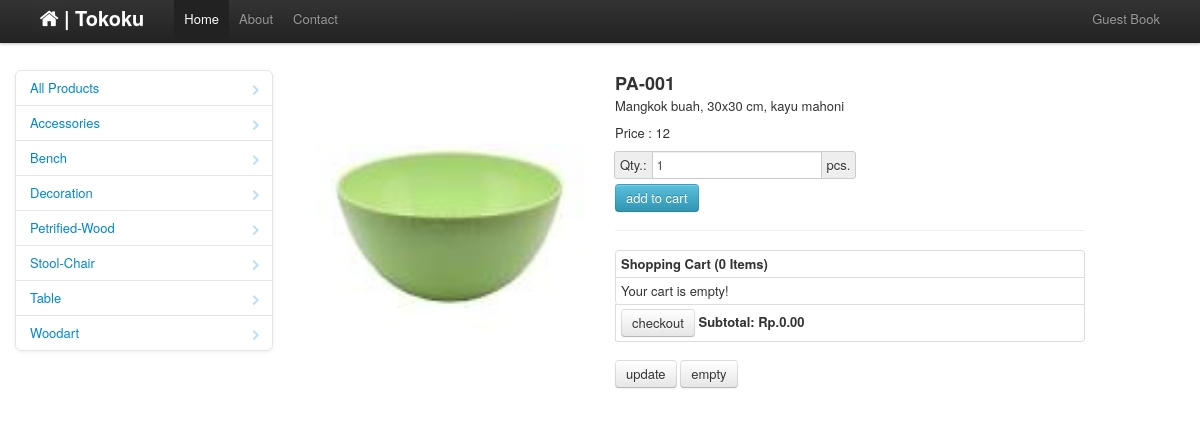
The app's page /purchase_product.php?itemidx=1 with its own data.
### tables this page shows
CREATE TABLE IF NOT EXISTS `category` (
  `idx` int(10) unsigned NOT NULL AUTO_INCREMENT,
  `category` varchar(255) NOT NULL DEFAULT '',
  `catstring` varchar(255) NOT NULL DEFAULT '',
  PRIMARY KEY (`idx`)
);

CREATE TABLE IF NOT EXISTS `product` (
  `idx` int(10) unsigned NOT NULL AUTO_INCREMENT,
  `code` varchar(255) NOT NULL DEFAULT '',
  `category` varchar(255) NOT NULL DEFAULT '',
  `filename` varchar(255) NOT NULL DEFAULT '',
  `price` int(10) unsigned NOT NULL DEFAULT '0',
  `summary` text NOT NULL,
  PRIMARY KEY (`idx`)
);

### modules/jcart/config.php (called while the page is built, shortened)
<?php
$config['jcartPath']              = 'trulogix/Tokoku2/modules/jcart/';
$config['checkoutPath']           = './checkout.php';
$config['item']['id']             = 'my-item-id';
$config['item']['name']           = 'my-item-name';
$config['item']['price']          = 'my-item-price';
$config['item']['qty']            = 'my-item-qty';
$config['item']['url']            = 'my-item-url';
$config['item']['add']            = 'my-add-button';
$config['paypal']['id']           = '';
$config['currencyCode']           = 'IDR';
$config['csrfToken']              = false;
$config['text']['cartTitle']      = '';
?>

### purchase_product.php (the view, shortened to what this page needs)
<?php
include_once('modules/jcart/jcart-edited.php');
require_once("modules/setting.inc.php");
?>
<!DOCTYPE html>
<html lang="en">
    <head>
        <link rel="stylesheet" type="text/css" href="assets/css/apps.css" />
        <link rel="stylesheet" type="text/css" href="assets/css/apps-responsive.css" />
        <link rel="stylesheet" type="text/css" href="assets/css/docs.css" />
    </head>
    <body>
        <div class="navbar navbar-fixed-top">
            <div class="navbar-inner">
                <div id="appx-menu-container" class="container-fluid">
                    <a class="brand" href="#" style="margin-right:30px;color:#FFF;"><i class="icon-home separated icon-white"></i> | Tokoku</a>
                    <div class="nav-collapse pull-right">
                        <ul class="nav">
                            <li class="appxlink"><a id="guestbook" href="guestbook.php">Guest Book</a></li>
                        </ul>
                    </div>
                    <div id="appx-menu" class="nav-collapse">
                        <ul class="nav">
                            <li class="appxlink active"><a id="home" href="index.php">Home</a></li>
                            <li class="appxlink"><a id="about" href="about.php">About</a></li>
                            <li class="appxlink"><a id="contact" href="contact.php">Contact</a></li>
                        </ul>
                    </div>
                </div>
            </div>
        </div>
        <div class="container">
            <div class="row">
                <div id="navbar" class="span3 bs-docs-sidebar">
                    <ul id="sidebar" class="nav nav-list bs-docs-sidenav">
                        <li><a id="all" href="index.php"><i class="icon-chevron-right"></i> All Products</a></li>
						<?php
						try {
							$dbcon = new PDO("mysql:host=".$appxinfo['_db_host_'].";dbname=".$appxinfo['_db_name_']."","".$appxinfo['_db_user_']."","".$appxinfo['_db_pass_']."");
						    $stmt = $dbcon->prepare("SELECT * FROM category ORDER BY idx");
						    $stmt->execute();
						    while($rowset = $stmt->fetch(PDO::FETCH_ASSOC)){
								echo("<li><a href='index.php?category=".$rowset['category']."'><i class='icon-chevron-right'></i> ".$rowset['catstring']."</a></li>");
						    }
						} catch(PDOException $e){
						    echo("");
						}
						?>
                    </ul>
                </div>
                <div id="contents" class="span9">
				<?php
				if(isset($_GET['itemidx'])){
					$item_idx = $_GET['itemidx'];
					try{
					    $dbcon = new PDO("mysql:host=".$appxinfo['_db_host_'].";dbname=".$appxinfo['_db_name_']."","".$appxinfo['_db_user_']."","".$appxinfo['_db_pass_']."");
					    $stmt = $dbcon->prepare("SELECT * FROM product WHERE idx = :itemidx");
					    $stmt->bindParam(':itemidx', $item_idx, PDO::PARAM_INT);
					    $stmt->execute();
					    while($rowset = $stmt->fetch(PDO::FETCH_ASSOC)){
					        $codeitem = $rowset['code'];
					        $filenameitem = $rowset['filename'];
					        $summaryitem = $rowset['summary']; ?>
					<div class="row product-box">
					    <div class="span3">
					        <img src="assets/images/showcase/<?php echo("".$filenameitem."");?>" class="img-polaroid" width="300" height="300" alt="item image" />
					    </div>
					    <div class="span5">
					        <h3><?php echo("".$codeitem."");?></h3>
					        <p><?php echo("".$summaryitem."");?></p>
					        <form id="purchase-form" method="post" action="modules/jcart/relay-post.php" class="jcart">
					            <fieldset>
					                <?php
							        if($rowset['price']=="0"){
										echo("<p>Price : <span>[Please contact us!]</span></p>");
							        } else {
							        	echo("<p>Price : <span>".$rowset['price']."</span></p>");
							        }
					                ?>
					                <div class="input-prepend input-append">
					                    <span class="add-on">Qty.:</span><input class="span2" id="appendedPrependedInput" name="my-item-qty" size="16" type="text" value="1" /><span class="add-on">pcs.</span>
					                </div>
					                <input type="submit" id="my-add-button" name="my-add-button" value="add to cart" class="btn btn-info" />
					            </fieldset>
					        </form>
					        <hr />
					        <div id="shopping-cart-main"><div id="jcart"><?php $jcart->display_cart();?></div></div>
					    </div>
					</div>
					        <?php
					    }
					} catch(PDOException $e){
					    echo("".$e->getMessage()."");
					}
				}
				?>
                </div>
            </div>
        </div>
    </body>
</html>

### modules/jcart/jcart-edited.php (shortened to what this page needs)
<?php
class Jcart {
    public $config     = array();
    private $subtotal  = 0;
    private $itemCount = 0;
    function __construct() {
        $this->config = $config;
    }
    public function display_cart() {
        $config = $this->config;
        $checkout = $config['checkoutPath'];
        $priceFormat = $config['priceFormat'];
        $itemsText = $config['text']['multipleItems'];
        $isCheckout = strpos(request_uri(), $checkout);
        if ($isCheckout !== false || $_REQUEST['jcartIsCheckout'] == 'true') {
            $isCheckout = true;
        }
        else {
            $isCheckout = false;
        }
        $inputType = 'submit';
        $currencyCode = trim(strtoupper($config['currencyCode']));
        switch($currencyCode) {
            case 'IDR':
                $currencySymbol = 'Rp.';
                break;
        }
        function tab($n) {
            $tabs = null;
            while ($n > 0) {
                $tabs .= "\t";
                --$n;
            }
            return $tabs;
        }
        echo tab(1) . "<form id='finalise_this_order' method='post' action='$checkout'>\n";
        echo tab(2) . "<fieldset>\n";
        echo tab(3) . "<table id='cartbox' class='table table-bordered table-condensed table-hover'>\n";
        echo tab(4) . "<thead>\n";
        echo tab(5) . "<tr>\n";
        echo tab(6) . "<th colspan='3'>\n";
        echo tab(7) . "<strong id='jcart-title'>{$config['text']['cartTitle']}</strong> ($this->itemCount $itemsText)\n";
        echo tab(6) . "</th>\n";
        echo tab(5) . "</tr>". "\n";
        echo tab(4) . "</thead>\n";
        echo tab(4) . "<tfoot>\n";
        echo tab(5) . "<tr>\n";
        echo tab(6) . "<th colspan='3'>\n";
        if ($isCheckout !== true) {
            echo tab(7) . "<input type='$inputType' $src id='jcart-checkout' name='jcartCheckout' class='jcart-button btn' value='{$config['text']['checkout']}' />\n";
        }
        echo tab(7) . "<span id='jcart-subtotal'>{$config['text']['subtotal']}: <strong>$currencySymbol" . number_format($this->subtotal, $priceFormat['decimals'], $priceFormat['dec_point'], $priceFormat['thousands_sep']) . "</strong></span>\n";
        echo tab(6) . "</th>\n";
        echo tab(5) . "</tr>\n";
        echo tab(4) . "</tfoot>\n";
        echo tab(4) . "<tbody>\n";
        if($this->itemCount > 0) {
            foreach($this->get_contents() as $item) {
                echo tab(5) . "<tr>\n";
                echo tab(6) . "<td class='jcart-item-qty'>\n";
                echo tab(7) . "<input name='jcartItemId[]' type='hidden' value='{$item['id']}' />\n";
                echo tab(7) . "<input id='jcartItemQty-{$item['id']}' name='jcartItemQty[]' class='input-mini' type='text' value='{$item['qty']}' />\n";
                echo tab(6) . "</td>\n";
                echo tab(6) . "<td class='jcart-item-name'>\n";
                if ($item['url']) {
                    echo tab(7) . "<a href='{$item['url']}'>{$item['name']}</a>\n";
                }
                else {
                    echo tab(7) . $item['name'] . "\n";
                }
                echo tab(7) . "<input name='jcartItemName[]' type='hidden' value='{$item['name']}' />\n";
                echo tab(6) . "</td>\n";
                echo tab(6) . "<td class='jcart-item-price'>\n";
                echo tab(7) . "<span>$currencySymbol" . number_format($item['subtotal'], $priceFormat['decimals'], $priceFormat['dec_point'], $priceFormat['thousands_sep']) . "</span><input name='jcartItemPrice[]' type='hidden' value='{$item['price']}' />\n";
                echo tab(7) . "<a class='jcart-remove' href='modules/jcart/relay-post.php?jcartRemove={$item['id']}'>{$config['text']['removeLink']}</a>\n";
                echo tab(6) . "</td>\n";
                echo tab(5) . "</tr>\n";
            }
        }
        else {
            echo tab(5) . "<tr><td id='jcart-empty' colspan='3'>{$config['text']['emptyMessage']}</td></tr>\n";
        }
        echo tab(4) . "</tbody>\n";
        echo tab(3) . "</table>\n\n";
        echo tab(3) . "<div id='jcart-buttons'>\n";
        echo tab(4) . "<input type='$inputType' $src name='jcartUpdateCart' value='{$config['text']['update']}' class='jcart-button btn' />\n";
        echo tab(4) . "<input type='$inputType' $src name='jcartEmpty' value='{$config['text']['emptyButton']}' class='jcart-button btn' />\n";
        echo tab(3) . "</div>\n";
        echo tab(2) . "</fieldset>\n";
        echo tab(1) . "</form>\n\n";
    }
}
if (!function_exists('request_uri')) {
    function request_uri() {
        if (isset($_SERVER['REQUEST_URI'])) {
            $uri = $_SERVER['REQUEST_URI'];
        }
        $uri = '/' . ltrim($uri, '/');
        return $uri;
    }
}
?>

### assets/css/apps-responsive.css (style rules this page uses)
@media (min-width:1200px) { .row { margin-left:-30px;*zoom:1 } }
@media (min-width:1200px) { .row:before,.row:after { display:table;content:"" } }
@media (min-width:1200px) { .row:after { clear:both } }
@media (min-width:1200px) { [class*="span"] { float:left;margin-left:30px } }
@media (min-width:1200px) { .container,.navbar-fixed-top .container,.navbar-fixed-bottom .container { width:1170px } }
@media (min-width:1200px) { .span9 { width:870px } }
@media (min-width:1200px) { .span5 { width:470px } }
@media (min-width:1200px) { .span3 { width:270px } }
@media (min-width:1200px) { .span2 { width:170px } }
@media (min-width:1200px) { input,textarea,.uneditable-input { margin-left:0 } }
@media (min-width:1200px) { input.span2,textarea.span2,.uneditable-input.span2 { width:160px } }

### assets/css/docs.css (style rules this page uses)
body { position: relative; padding-top: 40px; }
body > .navbar { font-size: 13px; }
body > .navbar .brand { padding-right: 0; padding-left: 0; margin-left: 20px; float: left; font-weight: bold; color: #000; text-shadow: 0 1px 0 rgba(255,255,255,.1), 0 0 30px rgba(255,255,255,.125); -webkit-transition: all .2s linear; -moz-transition: all .2s linear; transition: all .2s linear; }
.span3 { min-height: 1px; }
.bs-docs-sidenav { width: 228px; margin: 30px 0 0; padding: 0; background-color: #fff; -webkit-border-radius: 6px; -moz-border-radius: 6px; border-radius: 6px; -webkit-box-shadow: 0 1px 4px rgba(0,0,0,.065); -moz-box-shadow: 0 1px 4px rgba(0,0,0,.065); box-shadow: 0 1px 4px rgba(0,0,0,.065); }
.bs-docs-sidenav > li > a { display: block; *width: 190px; margin: 0 0 -1px; padding: 8px 14px; border: 1px solid #e5e5e5; }
.bs-docs-sidenav > li:first-child > a { -webkit-border-radius: 6px 6px 0 0; -moz-border-radius: 6px 6px 0 0; border-radius: 6px 6px 0 0; }
.bs-docs-sidenav > li:last-child > a { -webkit-border-radius: 0 0 6px 6px; -moz-border-radius: 0 0 6px 6px; border-radius: 0 0 6px 6px; }
.bs-docs-sidenav .icon-chevron-right { float: right; margin-top: 2px; margin-right: -6px; opacity: .25; }
@media (min-width: 1200px) { .bs-docs-sidenav { width: 258px; } }
.product-box { margin-top:30px }

### records on screen
category: catstring "Accessories"
category: catstring "Bench"
category: catstring "Decoration"
category: catstring "Petrified-Wood"
category: catstring "Stool-Chair"
category: catstring "Table"
category: catstring "Woodart"
product: filename (picture), code "PA-001", summary "Mangkok buah, 30x30 cm, kayu mahoni", price "12"
